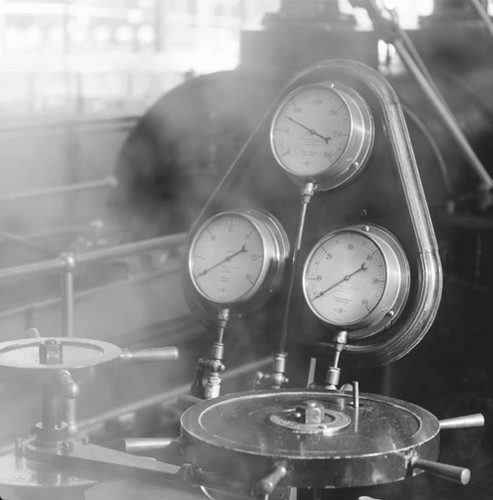
#> input picture Cap5/maquina.jpg, 493 x 500 px
$ python cap5_histograma.py
#> lines starting #> are read from the running program, lines starting #| are printed output that depends on the picture
#Histogrma imagem binária
'''import cv2

imagem = cv2.imread("folha-binaria.bmp", 0)
totalPixelsPreto = 0
totalPixelsBranco = 0

for x in range(0, 499):
    for y in range (0, 499):
        if imagem[x,y] == 255:
            totalPixelsBranco += 1;
        else:
            totalPixelsPreto += 1;

print(totalPixelsBranco)
print(totalPixelsPreto)

import cv2
import numpy as np
from matplotlib import pyplot as grafico

imagem = cv2.imread("folha-binaria.bmp", 0)
grafico.hist(imagem.ravel(), 256, [0, 256])
grafico.show()'''

#Histograma em uma imagem e mtons de cinza
'''import cv2
import numpy as np
from matplotlib import pyplot as grafico

imagem = cv2.imread("folha-tonsCinza.bmp", 0)
grafico.hist(imagem.ravel(), 256, [0, 256])
grafico.show()'''

#Histograma em uma imagem colcorida
'''import cv2
import numpy as np
from matplotlib import pyplot as grafico

imagem = cv2.imread("folha-colorida.bmp")
azul, verde, vermelho = cv2.split(imagem)

grafico.hist(azul.ravel(), 256, [0, 256])

grafico.figure();
grafico.hist(verde.ravel(), 256, [0, 256])

grafico.figure();
grafico.hist(vermelho.ravel(), 256, [0, 256])

grafico.show()'''

#Equalização do histograma
import cv2
import numpy as np
from matplotlib import pyplot as grafico

imagemOriginal = cv2.imread("maquina.jpg", 0)
#> imagemOriginal is the input picture: shape (500, 493); min 21, max 255, mean 135.6
imagemEqualizada = cv2.equalizeHist(imagemOriginal)
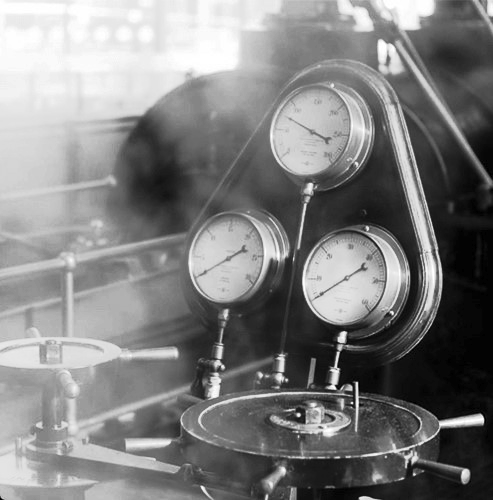
#> imagemEqualizada: shape (500, 493); min 0, max 255, mean 128.2

cv2.imshow("Imagem Original", imagemOriginal)
cv2.imshow("Imagem Equalizada", imagemEqualizada)

grafico.hist(imagemOriginal.ravel(), 256, [0, 256])

grafico.figure();
grafico.hist(imagemEqualizada.ravel(), 256, [0, 256])

grafico.show()
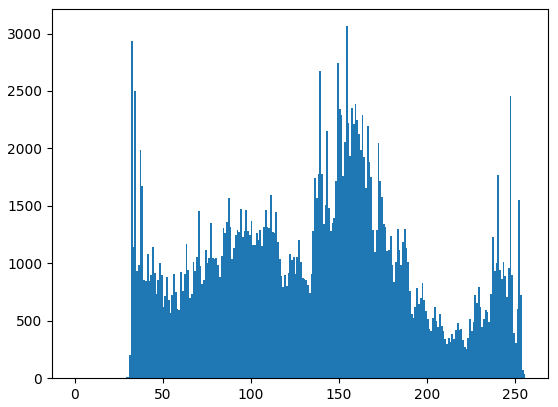
#> figure drawn by matplotlib, 1 panel; tallest bar 3064 high, from x = 154 to 155
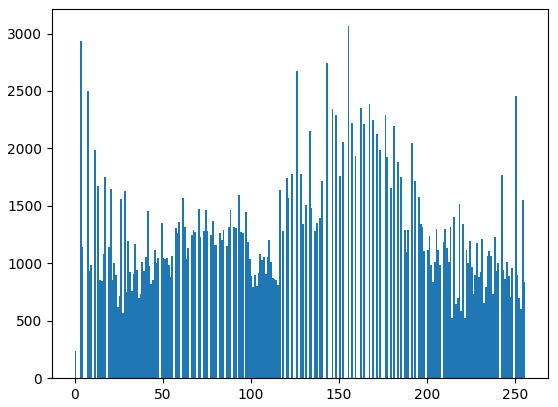
#> figure drawn by matplotlib, 1 panel; tallest bar 3064 high, from x = 155 to 156
